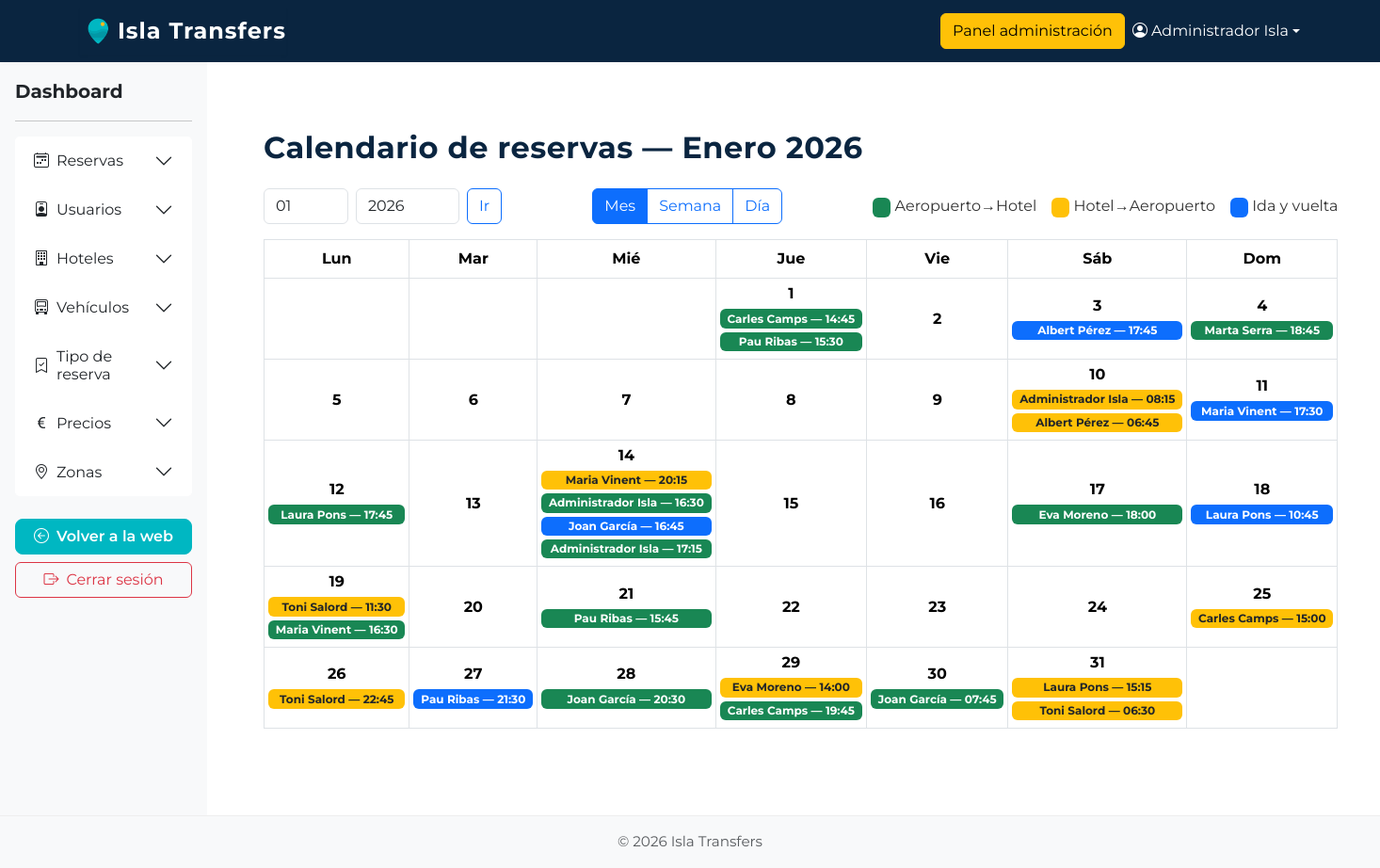
Screenshot of /userAdmin/calendario (signed in) with the database file from the repository.
### tables this page shows
CREATE TABLE `transfer_reservas` (
  `id_reserva` int(11) NOT NULL,
  `localizador` varchar(100) NOT NULL,
  `id_hotel` int(11) DEFAULT NULL COMMENT 'Es el hotel que realiza la reserva',
  `id_tipo_reserva` int(11) NOT NULL,
  `id_viajero` int(11) NOT NULL,
  `id_creador`int(11) NOT NULL,
  `fecha_reserva` datetime NOT NULL,
  `fecha_modificacion` datetime NOT NULL,
  `id_destino` int(11) NOT NULL,
  `fecha_entrada` date NULL,
  `hora_entrada` time NULL,
  `numero_vuelo_entrada` varchar(50) NOT NULL,
  `origen_vuelo_entrada` varchar(50) NULL,
  `hora_vuelo_salida` time NULL,
  `fecha_vuelo_salida` date NULL,
  `num_viajeros` int(11) NOT NULL,
  `id_vehiculo` int(11) NOT NULL
);

### core/Controller.php (called while the page is built, shortened)
<?php
class Controller
{
    public function view($view, $data = [])
    {
        extract($data);
        require __DIR__ . "/../app/views/$view.php";
    }
}

### app/controllers/UserAdminController.php (called while the page is built, shortened)
<?php
class UserAdminController extends Controller
{
    public function calendario()
    {
        $year = isset($_GET['year']) ? intval($_GET['year']) : date('Y');
        $month = isset($_GET['month']) ? intval($_GET['month']) : date('m');
        $fechaInicio = date('Y-m-01', strtotime("$year-$month-01"));
        $fechaFin = date('Y-m-t', strtotime($fechaInicio));
        $reservaModel = $this->model('Reserva');
        $reservas = $reservaModel->getReservasByRangoFechas($fechaInicio, $fechaFin);
        $this->view('userAdmin/calendario', [
            'reservas' => $reservas,
            'year' => $year,
            'month' => $month
        ]);
    }
}

### html/index.php (called while the page is built, shortened)
<?php
$router = new Router();
$router->route();

### app/models/Reserva.php (called while the page is built, shortened)
<?php
class Reserva extends Model
{
    public function getReservasByRangoFechas($fechaInicio, $fechaFin)
    {
        $db = $this->db();
        $sql = "
        SELECT r.*,
            t.descripcion AS descripcion_tipo,
            h.nombre AS nombre_hotel,
            vh.nombre AS destino_hotel,
            CONCAT(v.nombre, ' ', v.apellido1) AS nombre_viajero,
            v.email AS email_viajero
        FROM transfer_reservas r
        LEFT JOIN transfer_tipo_reservas t ON r.id_tipo_reserva = t.id_tipo_reserva
        LEFT JOIN transfer_hoteles h ON r.id_hotel = h.id_hotel
        LEFT JOIN transfer_hoteles vh ON r.id_destino = vh.id_hotel
        LEFT JOIN transfer_viajeros v ON r.id_viajero = v.id_viajero
        WHERE
            (r.fecha_entrada BETWEEN ? AND ? OR r.fecha_vuelo_salida BETWEEN ? AND ?)
        ORDER BY r.fecha_entrada ASC, r.hora_entrada ASC
        ";
        $stmt = $db->prepare($sql);
        $stmt->execute([$fechaInicio, $fechaFin, $fechaInicio, $fechaFin]);
        return $stmt->fetchAll(PDO::FETCH_ASSOC);
    }
}

### app/views/userAdmin/calendario.php (the view)
<?php require __DIR__ . '/../components/header.php'; ?>
<?php require __DIR__ . '/../components/navbar.php'; ?>
<div class="d-flex" style="min-height: 100vh;">
    <?php require __DIR__ . '/../components/sidebar.php'; ?>
    <main class="flex-grow-1 p-5">
        <?php
        $diasEnMes = (int)date('t', strtotime("$year-$month-01"));
        $primerDiaSemana = date('N', strtotime("$year-$month-01"));
        $nombresMes = [
            1 => 'Enero',
            2 => 'Febrero',
            3 => 'Marzo',
            4 => 'Abril',
            5 => 'Mayo',
            6 => 'Junio',
            7 => 'Julio',
            8 => 'Agosto',
            9 => 'Septiembre',
            10 => 'Octubre',
            11 => 'Noviembre',
            12 => 'Diciembre'
        ];
        $nombresSemana = ['Lun', 'Mar', 'Mié', 'Jue', 'Vie', 'Sáb', 'Dom'];
        $reservasPorDia = [];
        foreach ($reservas as $r) {
            $dia = null;
            if (!empty($r['fecha_entrada']) && date('Y-m', strtotime($r['fecha_entrada'])) == sprintf('%04d-%02d', $year, $month)) {
                $dia = (int)date('j', strtotime($r['fecha_entrada']));
            }
            elseif (!empty($r['fecha_vuelo_salida']) && date('Y-m', strtotime($r['fecha_vuelo_salida'])) == sprintf('%04d-%02d', $year, $month)) {
                $dia = (int)date('j', strtotime($r['fecha_vuelo_salida']));
            }
            if ($dia) $reservasPorDia[$dia][] = $r;
        }
        ?>
        <div class="container mt-4">
            <h2 class="mb-4">Calendario de reservas — <?= $nombresMes[(int)$month] ?> <?= $year ?></h2>
            <div class="d-flex align-items-center justify-content-between mb-3 flex-wrap">
                <form method="get" class="d-flex align-items-center gap-2">
                    <input type="number" name="month" min="1" max="12" value="<?= $month ?>" class="form-control" style="width:90px">
                    <input type="number" name="year" min="2020" max="2100" value="<?= $year ?>" class="form-control" style="width:110px">
                    <button class="btn btn-outline-primary">Ir</button>
                </form>
                <div class="btn-group">
                    <a href="/userAdmin/calendario?month=<?= $month ?>&year=<?= $year ?>" class="btn btn-outline-primary active">Mes</a>
                    <a href="/userAdmin/calendarioSemana" class="btn btn-outline-primary">Semana</a>
                    <a href="/userAdmin/calendarioDia" class="btn btn-outline-primary">Día</a>
                </div>
                <div class="d-flex gap-3 align-items-center">
                    <span><span class="badge bg-success">&nbsp;</span> Aeropuerto→Hotel</span>
                    <span><span class="badge bg-warning text-dark">&nbsp;</span> Hotel→Aeropuerto</span>
                    <span><span class="badge bg-primary">&nbsp;</span> Ida y vuelta</span>
                </div>
            </div>
            <table class="table table-bordered text-center align-middle">
                <thead>
                    <tr>
                        <?php foreach ($nombresSemana as $nombre): ?>
                            <th><?= $nombre ?></th>
                        <?php endforeach; ?>
                    </tr>
                </thead>
                <tbody>
                    <?php
                    $dia = 1;
                    $semana = 1;
                    while ($dia <= $diasEnMes):
                        echo '<tr>';
                        for ($w = 1; $w <= 7; $w++) {
                            if (($semana === 1 && $w < $primerDiaSemana) || $dia > $diasEnMes) {
                                echo '<td></td>';
                            } else {
                                echo '<td class="p-1">';
                                echo '<strong>' . $dia . '</strong><br>';
                                if (!empty($reservasPorDia[$dia])) {
                                    foreach ($reservasPorDia[$dia] as $r) {
                                        $color = match ((int)$r['id_tipo_reserva']) {
                                            1 => 'success',
                                            2 => 'warning text-dark',
                                            3 => 'primary',
                                            default => 'secondary'
                                        };
                                        $nombre = htmlspecialchars($r['nombre_viajero'] ?? $r['nombre_hotel'] ?? '-');
                                        $hora = htmlspecialchars(substr($r['hora_entrada'] ?? $r['hora_vuelo_salida'] ?? '', 0, 5));
                                        echo '<span class="badge bg-' . $color . ' d-block my-1" style="cursor:pointer;" onclick="window.location.href=\'/userAdmin/verReserva/' . $r['id_reserva'] . '\'">'
                                            . $nombre . ' — ' . $hora
                                            . '</span>';
                                    }
                                }
                                echo '</td>';
                                $dia++;
                            }
                        }
                        echo '</tr>';
                        $semana++;
                    endwhile;
                    ?>
                </tbody>
            </table>
    </main>
</div>
<?php require __DIR__ . '/../components/footer.php'; ?>

### html/css/custom.css (style rules this page uses)
:root { --color-principal: #00b7c2; --color-header: #0a2540; --color-texto: #333; --color-bg: #fff; --color-navbar-bg: #0a2540; --color-footer-bg: var(--color-gris); --color-footer-text: #888; --color-acento: #ff6b6b; --color-enfasis: #ffb81c; --color-neutro: #f6e7d8; --color-gris: #6b7280; --color-fondo: #fff; }
body { font-family: "Montserrat", Arial, sans-serif; background-color: var(--color-fondo); color: var(--color-texto); }
h1, h2, h3 { color: var(--color-header); font-weight: 700; letter-spacing: 0.5px; }

### rows the page displays
transfer_reservas: nombre "Carles Camps", hora_entrada "14:45"
transfer_reservas: nombre "Pau Ribas", hora_entrada "15:30"
transfer_reservas: nombre "Albert Pérez", hora_entrada "17:45"
transfer_reservas: nombre "Marta Serra", hora_entrada "18:45"
transfer_reservas: nombre "Administrador Isla", hora "08:15"
transfer_reservas: nombre "Albert Pérez", hora "06:45"
transfer_reservas: nombre "Maria Vinent", hora_entrada "17:30"
transfer_reservas: nombre "Laura Pons", hora_entrada "17:45"
transfer_reservas: nombre "Maria Vinent", hora "20:15"
transfer_reservas: nombre "Administrador Isla", hora_entrada "16:30"
transfer_reservas: nombre "Joan García", hora_entrada "16:45"
transfer_reservas: nombre "Administrador Isla", hora_entrada "17:15"
transfer_reservas: nombre "Eva Moreno", hora_entrada "18:00"
transfer_reservas: nombre "Laura Pons", hora_entrada "10:45"
transfer_reservas: nombre "Toni Salord", hora "11:30"
transfer_reservas: nombre "Maria Vinent", hora_entrada "16:30"
transfer_reservas: nombre "Pau Ribas", hora_entrada "15:45"
transfer_reservas: nombre "Carles Camps", hora "15:00"
transfer_reservas: nombre "Toni Salord", hora "22:45"
transfer_reservas: nombre "Pau Ribas", hora_entrada "21:30"
transfer_reservas: nombre "Joan García", hora_entrada "20:30"
transfer_reservas: nombre "Eva Moreno", hora "14:00"
transfer_reservas: nombre "Carles Camps", hora_entrada "19:45"
transfer_reservas: nombre "Joan García", hora_entrada "07:45"
transfer_reservas: nombre "Laura Pons", hora "15:15"
transfer_reservas: nombre "Toni Salord", hora "06:30"

### other values shown
$_SESSION['user_name'] "Administrador Isla"
$nombresMes[(int)$month] "Enero"
$year "2026"
$nombre "Lun"
$nombre "Mar"
$nombre "Mié"
$nombre "Jue"
$nombre "Vie"
$nombre "Sáb"
$nombre "Dom"
